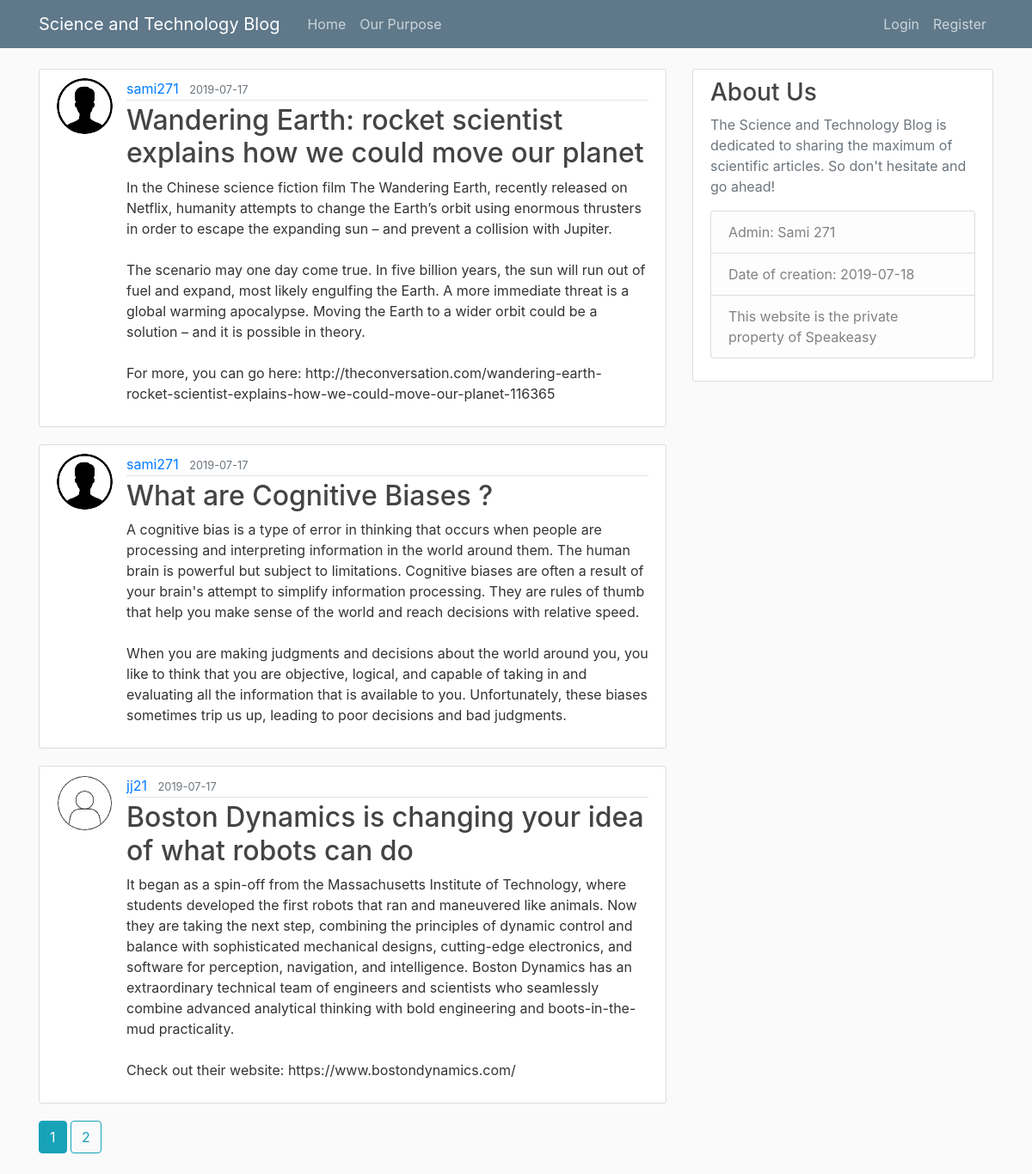
The page /home on the database its author committed.
### flaskblog/models.py (models this page shows, shortened)
class Post(db.Model):
	id=db.Column(db.Integer,primary_key=True)
	title=db.Column(db.String(100),nullable=False)
	date_posted=db.Column(db.DateTime,nullable=False,default=datetime.utcnow)
	content=db.Column(db.Text,nullable=False)
	user_id=db.Column(db.Integer,db.ForeignKey('user.id'),nullable=False)

class User(db.Model,UserMixin):
	id=db.Column(db.Integer,primary_key=True)
	username=db.Column(db.String(20),unique=True,nullable=False)
	email=db.Column(db.String(120),unique=True,nullable=False)
	image_file=db.Column(db.String(20),nullable=False, default='default.png')
	password=db.Column(db.String(60),nullable=False)
	posts=db.relationship('Post',backref='author',lazy=True)

### flaskblog/routes.py (the view)
@app.route('/')
@app.route('/home')
def home():
	page=request.args.get('page',1,type=int)
	posts=Post.query.order_by(Post.date_posted.desc()).paginate(page=page,per_page=3)
	return render_template('home.html',posts=posts)

### flaskblog/templates/home.html
{% extends "layout.html"%}
{% block content %}
      {% for post in posts.items %}
	      	<article class="media content-section">
	      		<img class="rounded-circle article-img" src="{{url_for('static',filename='profile_pics/'+post.author.image_file)}}">
	  <div class="media-body">
	    <div class="article-metadata">
	      <a class="mr-2" href="{{url_for('user_posts',username=post.author.username)}}">{{ post.author.username }}</a>
	      <small class="text-muted">{{ post.date_posted.strftime('%Y-%m-%d') }}</small>
	    </div>
	    <h2><a class="article-title" href="{{url_for('post',post_id=post.id)}}">{{ post.title }}</a></h2>
	    <p class="article-content">{{ post.content }}</p>
	  </div>
	</article>
      {% endfor %}
      {% for page_num in posts.iter_pages(left_edge=1,right_edge=1,left_current=1,right_current=2) %}
      	{%if page_num%}
      		{%if posts.page==page_num%}
      		<a class= 'btn btn-info mb-4' href="{{url_for('home',page=page_num)}}">{{page_num}}</a>
      		{%else%}
      		<a class= 'btn btn-outline-info mb-4' href="{{url_for('home',page=page_num)}}">{{page_num}}</a>
      		{%endif%}
      	{%else%}
      	...
      	{%endif%}
      {% endfor %}
{% endblock content %}

### flaskblog/templates/layout.html (shortened to what this page needs)
<!DOCTYPE html>
<html>
<head>
    <link rel="stylesheet" href="https://stackpath.bootstrapcdn.com/bootstrap/4.3.1/css/bootstrap.min.css">
    <link rel="stylesheet" type="text/css" href="{{url_for('static',filename='main.css')}}">
</head>
<body>
	<header class="site-header">
  	<nav class="navbar navbar-expand-md navbar-dark bg-steel fixed-top">
    	<div class="container">
      	<a class="navbar-brand mr-4" href="/">Science and Technology Blog</a>
      	<div class="collapse navbar-collapse" id="navbarToggle">
        <div class="navbar-nav mr-auto">
          <a class="nav-item nav-link" href="{{ url_for('home') }}">Home</a>
          <a class="nav-item nav-link" href="{{ url_for('about') }}">Our Purpose</a>
        </div>
        <div class="navbar-nav">
        	{%if current_user.is_authenticated%}
        		<a class="nav-item nav-link" href="{{ url_for('new_post') }}">New Post</a>
        		<a class="nav-item nav-link" href="{{ url_for('account') }}">Account</a>
        		<a class="nav-item nav-link" href="{{ url_for('logout') }}">Logout</a>
        	{%else%}
        		<a class="nav-item nav-link" href="{{ url_for('login') }}">Login</a>
          		<a class="nav-item nav-link" href="{{ url_for('register') }}">Register</a>
          	{%endif%}
        </div>
      </div>
    </div>
  </nav>
</header>
		<main role="main" class="container">
	  <div class="row">
	    <div class="col-md-8">
	      	{%block content %}{% endblock %}
	    </div>
	    <div class="col-md-4">
	      <div class="content-section">
	        <h3>About Us</h3>
	        <p class='text-muted'>The Science and Technology Blog is dedicated to sharing the maximum of scientific articles. So don't hesitate and go ahead!
	          <ul class="list-group">
	            <li class="list-group-item list-group-item-light">Admin: Sami 271</li>
	            <li class="list-group-item list-group-item-light">Date of creation: 2019-07-18</li>
	            <li class="list-group-item list-group-item-light">This website is the private property of Speakeasy</li>
	          </ul>
	        </p>
	      </div>
	    </div>
	  </div>
	</main>
</body>
</html>

### flaskblog/static/main.css (style rules this page uses)
body { background: #fafafa; color: #333333; margin-top: 5rem; }
h1, h2, h3, h4, h5, h6 { color: #444444; }
.bg-steel { background-color: #5f788a; }
.site-header .navbar-nav .nav-link { color: #cbd5db; }
.content-section { background: #ffffff; padding: 10px 20px; border: 1px solid #dddddd; border-radius: 3px; margin-bottom: 20px; }
.article-title { color: #444444; }
.article-content { white-space: pre-line; }
.article-img { height: 65px; width: 65px; margin-right: 16px; }
.article-metadata { padding-bottom: 1px; margin-bottom: 4px; border-bottom: 1px solid #e3e3e3 }

### rows shown on the page
Post: image_file (picture), author.username "sami271", date_posted "2019-07-17", title "Wandering Earth: rocket scientist explains how we could move our planet", content "In the Chinese science fiction film The Wandering Earth, recently released on Netflix, humanity attempts to change the Earth’s orbit using enormous thrusters in order to escape the expanding sun – and prevent a collision with Jupiter. The scenario may one day come true. In five billion years, the sun will run out of fuel and expand, most likely engulfing the Earth. A more immediate threat is a global warming apocalypse. Moving the Earth to a wider orbit could be a solution – and it is possible in theory. For more, you can go here: http://theconversation.com/wandering-earth-rocket-scientist-explains-how-we-could-move-our-planet-116365"
Post: image_file (picture), author.username "sami271", date_posted "2019-07-17", title "What are Cognitive Biases ?", content "A cognitive bias is a type of error in thinking that occurs when people are processing and interpreting information in the world around them. The human brain is powerful but subject to limitations. Cognitive biases are often a result of your brain's attempt to simplify information processing. They are rules of thumb that help you make sense of the world and reach decisions with relative speed. When you are making judgments and decisions about the world around you, you like to think that you are objective, logical, and capable of taking in and evaluating all the information that is available to you. Unfortunately, these biases sometimes trip us up, leading to poor decisions and bad judgments."
Post: image_file (picture), author.username "jj21", date_posted "2019-07-17", title "Boston Dynamics is changing your idea of what robots can do", content "It began as a spin-off from the Massachusetts Institute of Technology, where students developed the first robots that ran and maneuvered like animals. Now they are taking the next step, combining the principles of dynamic control and balance with sophisticated mechanical designs, cutting-edge electronics, and software for perception, navigation, and intelligence. Boston Dynamics has an extraordinary technical team of engineers and scientists who seamlessly combine advanced analytical thinking with bold engineering and boots-in-the-mud practicality. Check out their website: https://www.bostondynamics.com/"

### other values the page prints
{{ page_num }} "1"
{{ page_num }} "2"
